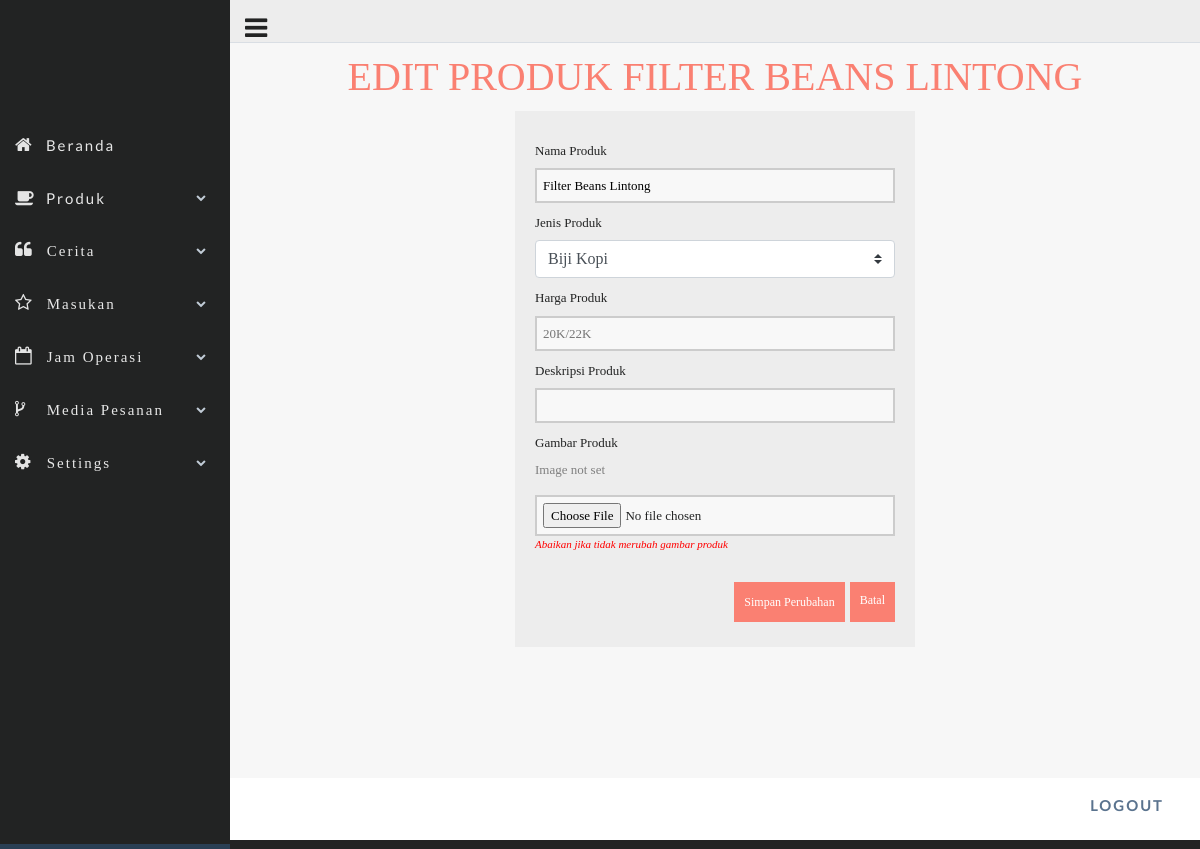
The app's page /produk_edit.php?id=3 (signed in) with its own data.
### tables this page shows
CREATE TABLE `infoproduk` (
  `id` int(11) NOT NULL,
  `jenisProduk` varchar(100) NOT NULL,
  `namaProduk` varchar(100) NOT NULL,
  `hargaProduk` varchar(50) NOT NULL,
  `deskripsiProduk` varchar(200) DEFAULT '-',
  `gambarProduk` varchar(1000) DEFAULT NULL
);

### produk_edit.php (the view, shortened to what this page needs)
<?php
require 'config.php';
if (isset($_GET['id'])) {
    $id = ($_GET["id"]);
    $query = "SELECT * FROM infoproduk WHERE id='$id'";
    $result = mysqli_query($koneksi, $query);
    $data = mysqli_fetch_assoc($result);
  } else {
    echo "<script>alert('Masukkan data id.');window.location='index.php?page=tampil_produk';</script>";
  }
?>
<!DOCTYPE html>
<html lang="en">
<head>
    <link href="assets/bootstrap/dist/css/bootstrap.min.css" rel="stylesheet">
    <link href="assets/font-awesome/css/font-awesome.min.css" rel="stylesheet">
    <link href="assets/nprogress/nprogress.css" rel="stylesheet">
    <link href="assets/iCheck/skins/flat/green.css" rel="stylesheet">
    <link href="assets/bootstrap-progressbar/css/bootstrap-progressbar-3.3.4.min.css" rel="stylesheet">
    <link href="assets/css/custom.min.css" rel="stylesheet">
    <link href="assets/css/style.css" rel="stylesheet">
</head>
<body class="nav-md" style="color:#222323; background-color:#222323;">
    <div class="container body"  style="background-color:#222323;">
      <div class="main_container"  style="background-color:#222323;">
        <div class="col-md-3 left_col"  style="background-color:#222323;">
          <div class="left_col scroll-view"  style="background-color:#222323;">
            <div class="navbar nav_title" style="border: 0; background-color:#222323;">
            <center>
            </center>
            </div>
            <center>
            <div class="profile clearfix" style="background-color:#222323;">
              <div class="profile_info" style="background-color:#222323;">
              </div>
            </div>
            </center>
            <br />
    <div id="sidebar-menu" class="main_menu_side hidden-print main_menu" style="background-color:#222323;">
              <div class="menu_section" style="background-color:#222323;">
                <ul class="nav side-menu">
                  <li><a href="index.php?page=home" class="karakter"><i class="fa fa-home"></i> Beranda <span class="fa fa-chevron"></span></a>
                  </li>
                  <li><a href="#" class="karakter"><i class="fa fa-coffee"></i>  Produk <span class="fa fa-chevron-down"></span></a>
                  </li>
                  <li class="karakter"><a href="#"><i class="fa fa-quote-left"></i> Cerita <span class="fa fa-chevron-down"></span></a>
                  </li>
                  <li class="karakter"><a href="#"><i class="fa fa-star-o"></i> Masukan <span class="fa fa-chevron-down"></span></a>
                  </li>
                  <li class="karakter"><a href="#"><i class="fa fa-calendar-o"></i> Jam Operasi <span class="fa fa-chevron-down"></span></a>
                  </li>
                  <li class="karakter"><a href="#"><i class="fa fa-code-fork"></i> Media Pesanan <span class="fa fa-chevron-down"></span></a>
                  </li>
                  <li class="karakter"><a><i class="fa fa-gear"></i> Settings <span class="fa fa-chevron-down"></span></a>
                  </li>
                </ul>
              </div>
            </div>
   <div class="sidebar-footer hidden-small">
            </div>
          </div>
        </div>
        <div class="top_nav" style="background-color:#222323;">
          <div class="nav_menu">
              <div class="nav toggle">
                <a id="menu_toggle"><i class="fa fa-bars"></i></a>
              </div>
          </div>
        </div>
        <div class="right_col" role="main" >
        <center>
        <h1>Edit Produk <?php echo $data['namaProduk']; ?></h1>
      <center>
      <form method="POST" action="produk_proses_edit.php" enctype="multipart/form-data" >
      <section class="base">
        <div>
          <label>Nama Produk</label>
          <input type="text" name="namaProduk" value="<?php echo $data['namaProduk']; ?>" autofocus="" required="" />
        </div>
        <div>
          <label for="jenisProduk">Jenis Produk</label>
          <select class="custom-select" name="jenisProduk" id="jenisProduk">
              <?php if($data['jenisProduk'] == 'Biji Kopi') { ?>
                <option value="Biji Kopi" selected>Biji Kopi</option>
              <?php } else if ($data['jenisProduk'] == 'Minuman Panas') { ?>
                <option value="Biji Kopi">Biji Kopi</option>
                <option value="Minuman Panas" selected>Minuman Panas</option>
                <option value="Minuman Panas/Dingin" >Minuman Panas/Dingin</option>
              <?php } else if ($data['jenisProduk'] = 'Minuman Panas/Dingin') { ?>
                <option value="Biji Kopi">Biji Kopi</option>
                <option value="Minuman Panas">Minuman Panas</option>
                <option value="Minuman Panas/Dingin" selected >Minuman Panas/Dingin</option>
              <?php } ;?>
          </select>
        </div>
        <div>
          <label>Harga Produk</label>
          <?php if($data['hargaProduk']){?>
            <input type="text" name="hargaProduk" value="<?php echo $data['hargaProduk']; ?>" />
          <?php } else { ?>
            <input type="text" name="hargaProduk" placeholder="20K/22K" />
          <?php } ?>
        </div>
        <div>
          <label>Deskripsi Produk</label>
         <input type="text" name="deskripsiProduk" value="<?php echo $data['deskripsiProduk']; ?>" />
        </div>
        <div>
          <label>Gambar Produk</label>
          <?php if( $data['gambarProduk'] ) { ?>
            <img src="gambar/<?php echo $data['gambarProduk']; ?>" style="width: 120px;float: left;margin-bottom: 5px;">
          <?php } else { ?>
            <p style="text-align:left; color:gray;"> Image not set</p>
          <?php } ?>
          <input type="file" name="gambarProduk" />
          <i style="float: left;font-size: 11px;color: red">Abaikan jika tidak merubah gambar produk</i>
        </div>
        <div class="d-flex justify-content-end">
         <button class="perubahan-produk" type="submit">Simpan Perubahan</button>
         <a class="perubahan-produk" href="index.php?page=tampil_produk">Batal</a>
        </div>
        </section>
      </form>
        </div>
        <footer>
          <h6><a style="text-align: right;" class="nav-link karakter" href="logout.php">LOGOUT</a> </h6>
        </footer>
      </div>
    </div>
  </body>
</html>

### assets/css/style.css (style rules this page uses)
.karakter { font-family: 'Lato', sans-serif; font-style: normal; font-weight: 700; font-size: 15px; letter-spacing: 2px; }

### produk_edit.php (style rules this page uses)
* { font-family: "Trebuchet MS"; }
h1 { text-transform: uppercase; color: salmon; }
.perubahan-produk { background-color: salmon; color: #fff; padding: 10px; text-decoration: none; font-size: 12px; border: 0px; margin-top: 30px; height: 40px; }
label { margin-top: 10px; float: left; text-align: left; width: 100%; }
input { padding: 6px; width: 100%; box-sizing: border-box; background: #f8f8f8; border: 2px solid #ccc; outline-color: salmon; }
div .d-flex { width: 100%; height: auto; }
.base { width: 400px; height: auto; padding: 20px; margin-left: auto; margin-right: auto; background: #ededed; }

### records on screen
infoproduk: namaProduk "FILTER BEANS LINTONG", namaProduk "Filter Beans Lintong", jenisProduk "Biji Kopi"
